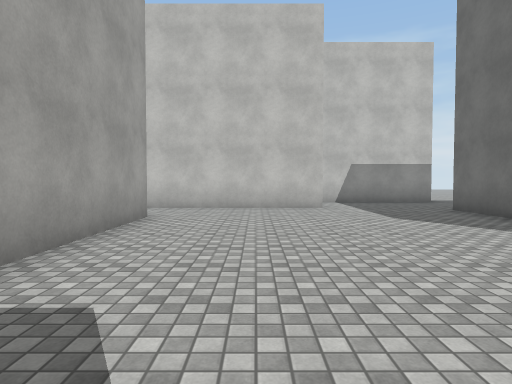
View 1 (above)

18 first-person views from a walk through a scene from a Unity 3-D project. The camera is 1.4 m above the floor, tilts 2° down and sees 75° across. The floor is counted in squares, 2 m on a side. Each view is taken from the middle of a square. On the plan, view 1 faces up. The plan holds only what a view shows up to about 10 squares ahead; the rest is blank. The place goes on beyond the plan. The player character is not drawn. Surface patterns are stand-ins for the level's own textures.

View 2
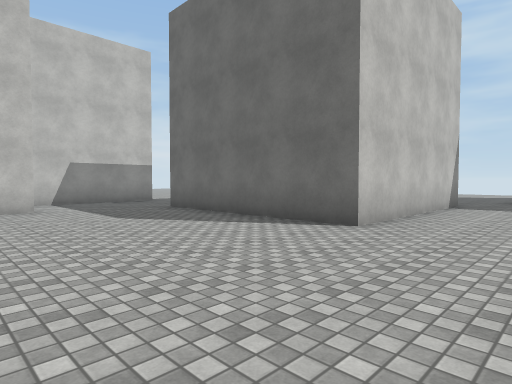

View 3
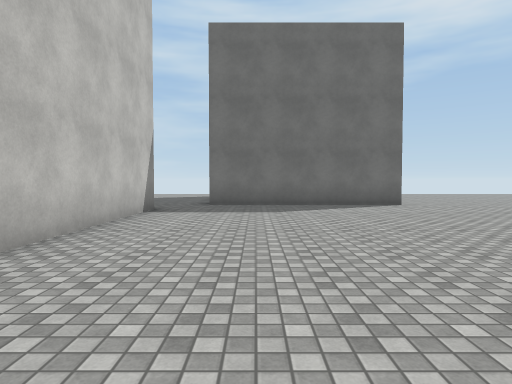

View 4
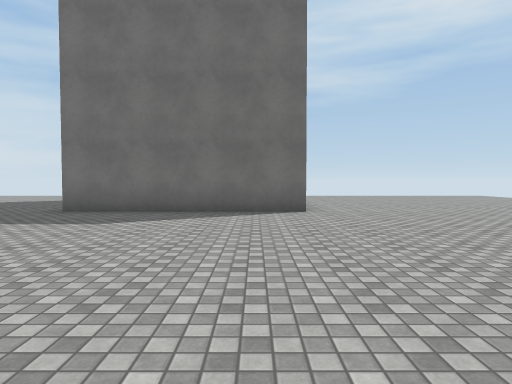

View 5
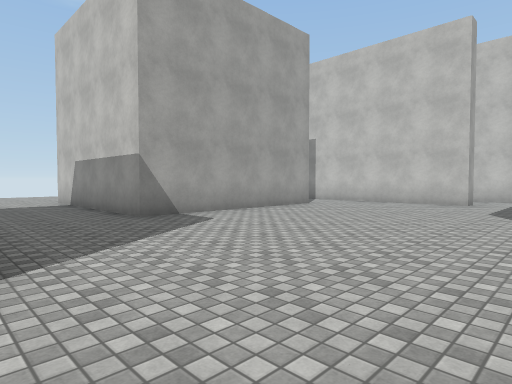

View 6
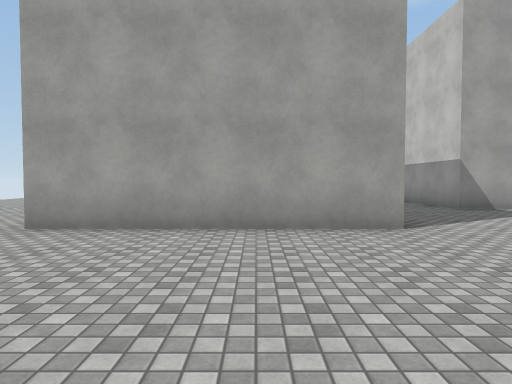

View 7
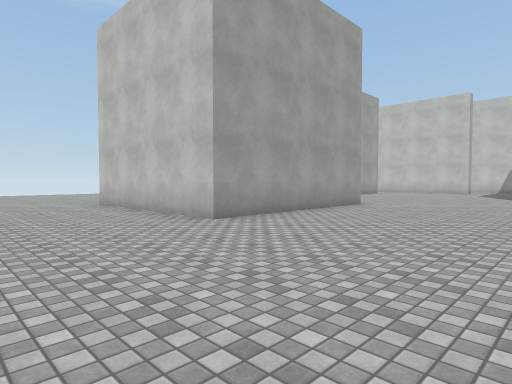

View 8
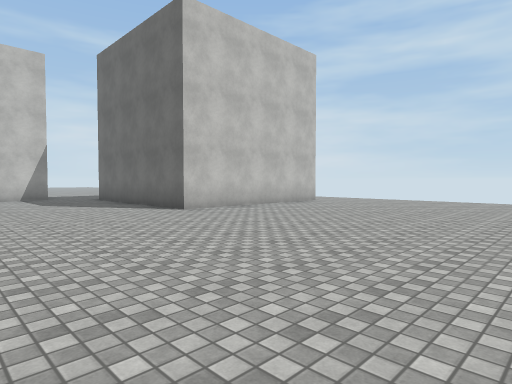

View 9
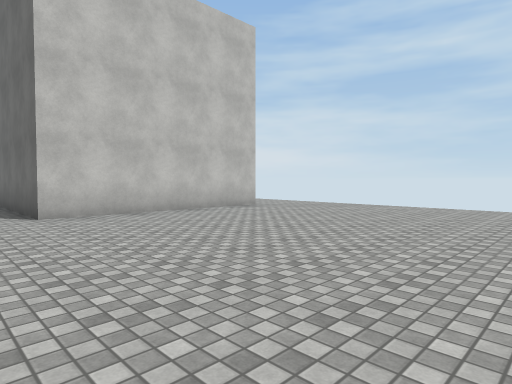

View 10
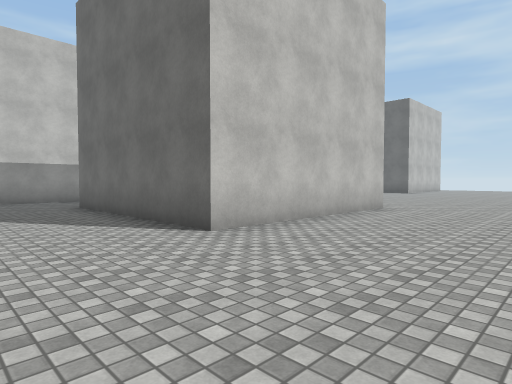

View 11
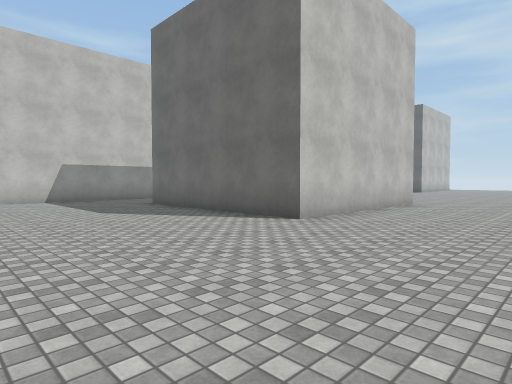

View 12
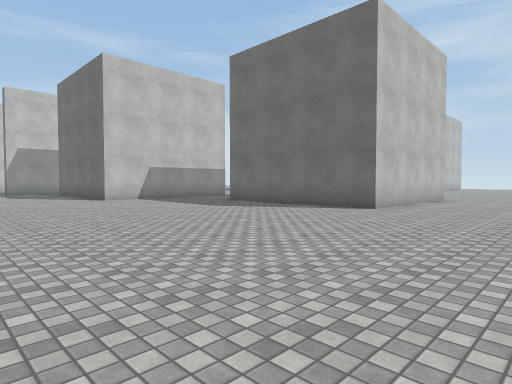

View 13
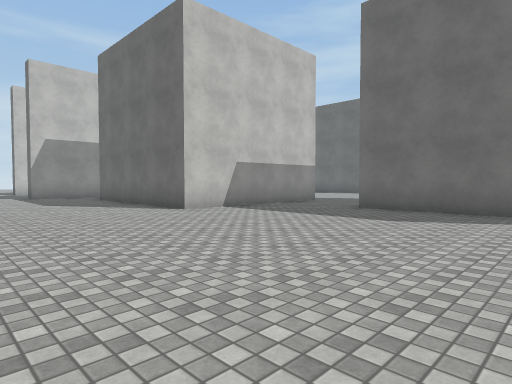

View 14
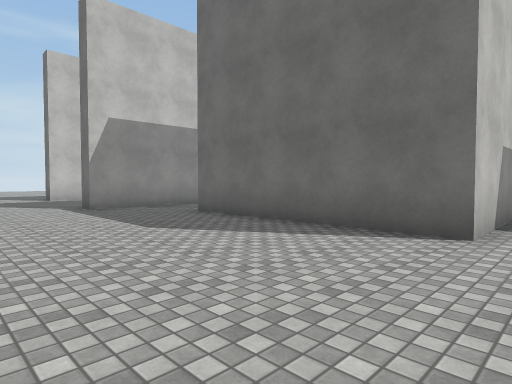

View 15
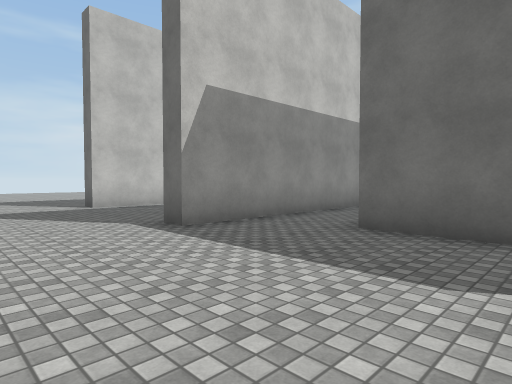

View 16
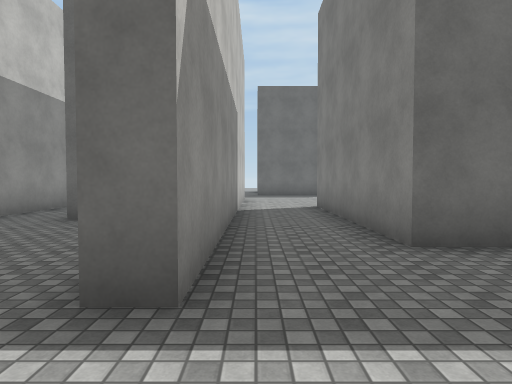

View 17
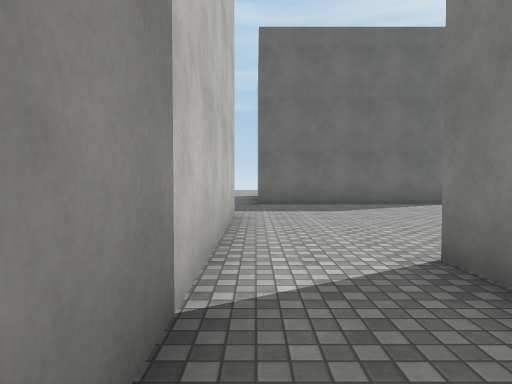

View 18
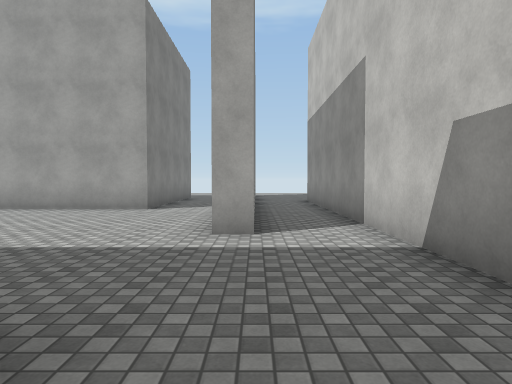

### Floor plan
Key: @ floor where view 1 was taken; # wall or solid block; . floor.
Columns run from 12 left of view 1 to 19 right of it. Each row starts with its distance up from view 1.
 11  ......##########
 10  .....  ..........
  9  ..###########.....
  8 .................#
  7 .................#
  6 .....######......#
  5 .....#    #......#
  4 .....#    #......#       ..
  3 .....#    #......######....
  2 .....#    #...............
  1 .....######.............#
  0 ............@...........#
 -1  .......................#
 -2 ........#    #..........#
 -3 ........#    #..........#
 -4 ........#    #..........#####.
 -5 ........#    #.................
 -6 ........#    #..................
 -7 ........######..................
 -8 ................................
 -9 ................................
-10 ................................
-11 ..........    .............

Positions as (right, up) in squares from view 1, and headings:
1: (0, 0), facing up
2: (0, 0), facing up-right
3: (2, 0), facing right
4: (4, -3), facing right
5: (4, -2), facing up-left
6: (6, -4), facing left
7: (6, -11), facing up-left
8: (7, -11), facing up-right
9: (10, -11), facing up-right
10: (-7, -11), facing up-right
11: (-9, -11), facing up-right
12: (-12, -11), facing up-right
13: (-12, -6), facing up-right
14: (-12, 0), facing up-right
15: (-12, 4), facing up-right
16: (-11, 8), facing right
17: (-5, 8), facing right
18: (6, 9), facing left
